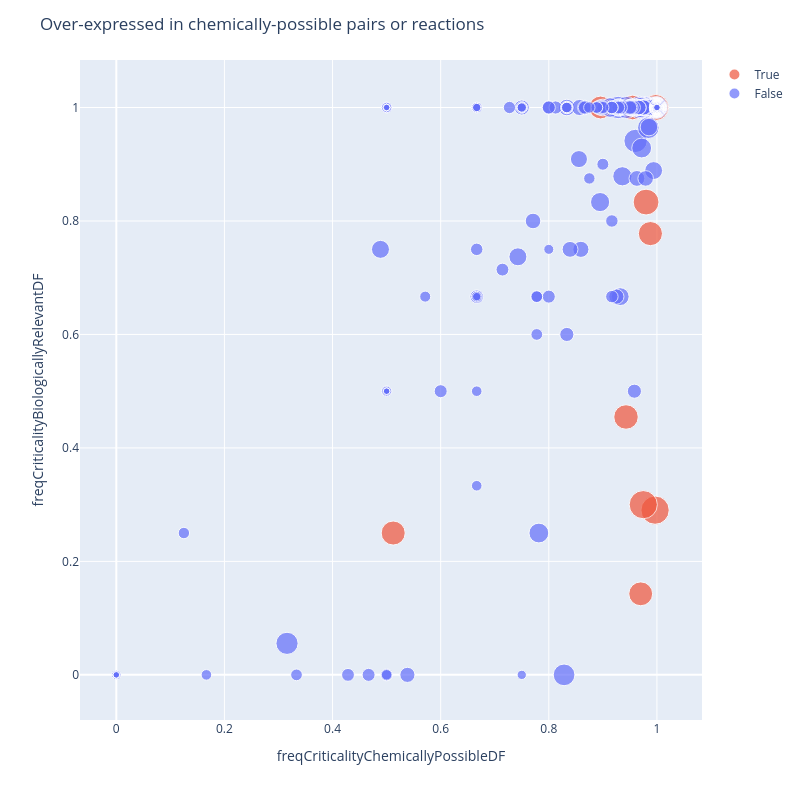

Notebook code for this chart:
### Code cell
dfMoleculesChemicallyPossibleBiologicallyRelevant['isOverexpressedChemicallyPossible'] = dfMoleculesChemicallyPossibleBiologicallyRelevant['adjPvalueBackgroundChemicallyPossible'] <= 0.05

cmap = {True: px.colors.qualitative.Plotly[1], False: px.colors.qualitative.Plotly[0]}

fig = px.scatter(dfMoleculesChemicallyPossibleBiologicallyRelevant, x="freqCriticalityChemicallyPossibleDF", y="freqCriticalityBiologicallyRelevantDF", hover_name="moleculeChebiLabel", hover_data=["countChemicallyPossible", "countBiologicallyRelevant"], size=np.log10(dfMoleculesChemicallyPossibleBiologicallyRelevant["countChemicallyPossible"]), color="isOverexpressedChemicallyPossible", color_discrete_map = cmap)
fig.update_layout(width=800)
fig.update_layout(height=800)
fig.update_layout(title='Over-expressed in chemically-possible pairs or reactions')
#fig.update_layout(legend_title_text='is over-expressed')
fig.update_layout(legend_title_text='')

fig.show()

### Figure 1 — Plotly figure (JSON) as saved in the notebook; plotly's stock layout.template omitted (floating-point values rounded to 4 significant figures; data arrays with more than 128 entries replaced by an {"elided": "..."} marker saying what was removed)
{"data": [{"customdata": [[351120, 31], [323202, 130], [46425, 7], [42406, 6], [16864, 2], [14688, 11], [11022, 9], [10258, 8], [9000, 7], [4158, 3]], "hovertemplate": "<b>%{hovertext}</b><br><br>isOverexpressedChemicallyPossible=True<br>freqCriticalityChemicallyPossibleDF=%{x}<br>freqCriticalityBiologicallyRelevantDF=%{y}<br>size=%{marker.size}<br>countChemicallyPossible=%{customdata[0]}<br>countBiologicallyRelevant=%{customdata[1]}<extra></extra>", "hovertext": ["water", "hydron", "ATP(4-)", "ADP(3-)", "hydrogenphosphate", "sodium(1+)", "coenzyme A(4-)", "NADPH(4-)", "NADP(3-)", "NAD(1-)"], "legendgroup": "True", "marker": {"color": "#EF553B", "size": [5.545, 5.509, 4.667, 4.627, 4.227, 4.167, 4.042, 4.011, 3.954, 3.619], "sizemode": "area", "sizeref": 0.01386, "symbol": "circle"}, "mode": "markers", "name": "True", "orientation": "v", "showlegend": true, "type": "scatter", "x": [0.9966, 0.9747, 0.9977, 0.9799, 0.9551, 0.9428, 0.9879, 0.5122, 0.97, 0.8956], "xaxis": "x", "y": [0.2903, 0.3, 1, 0.8333, 1, 0.4545, 0.7778, 0.25, 0.1429, 1], "yaxis": "y"}, {"customdata": {"elided": "827x2 int values"}, "hovertemplate": "<b>%{hovertext}</b><br><br>isOverexpressedChemicallyPossible=False<br>freqCriticalityChemicallyPossibleDF=%{x}<br>freqCriticalityBiologicallyRelevantDF=%{y}<br>size=%{marker.size}<br>countChemicallyPossible=%{customdata[0]}<br>countBiologicallyRelevant=%{customdata[1]}<extra></extra>", "hovertext": {"elided": "827 str values"}, "legendgroup": "False", "marker": {"color": "#636EFA", "size": {"elided": "827 float values"}, "sizemode": "area", "sizeref": 0.01386, "symbol": "circle"}, "mode": "markers", "name": "False", "orientation": "v", "showlegend": true, "type": "scatter", "x": {"elided": "827 float values"}, "xaxis": "x", "y": {"elided": "827 float values"}, "yaxis": "y"}], "layout": {"height": 800, "legend": {"itemsizing": "constant", "title": {"text": ""}, "tracegroupgap": 0}, "margin": {"t": 60}, "title": {"text": "Over-expressed in chemically-possible pairs or reactions"}, "width": 800, "xaxis": {"anchor": "y", "domain": [0, 1], "title": {"text": "freqCriticalityChemicallyPossibleDF"}}, "yaxis": {"anchor": "x", "domain": [0, 1], "title": {"text": "freqCriticalityBiologicallyRelevantDF"}}}}
